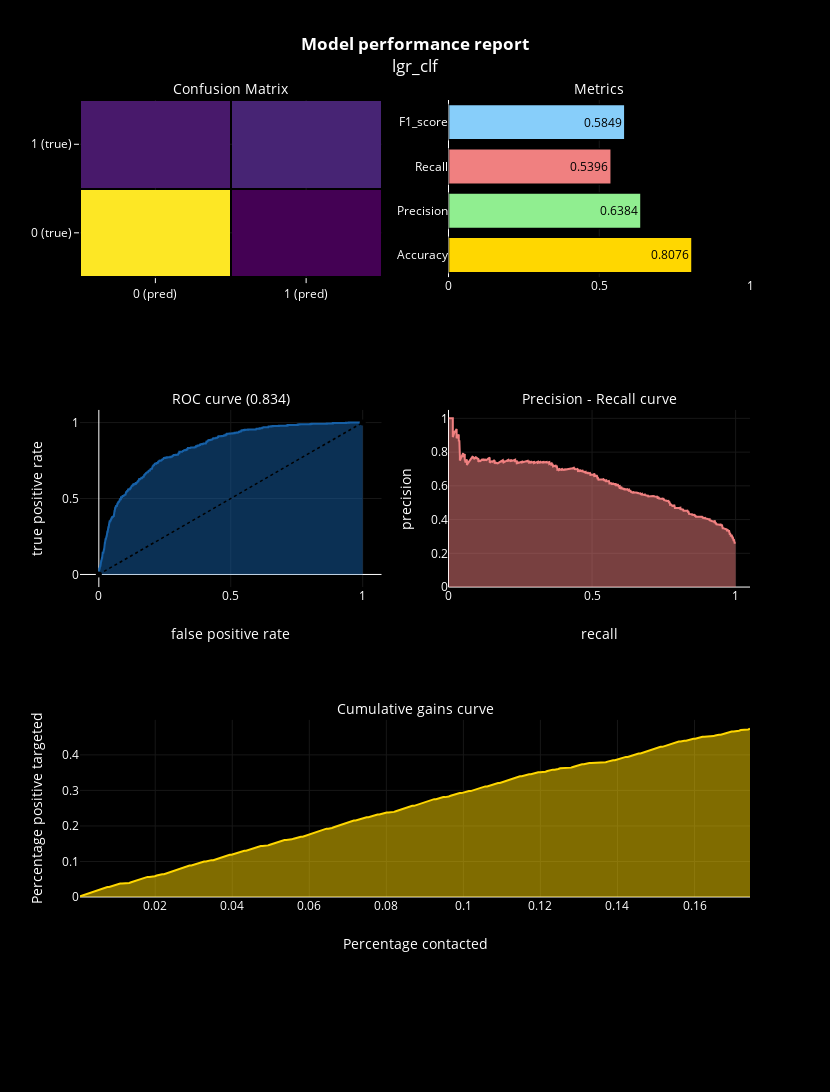

Notebook cell for this chart:
### Code cell
# Running logistic regression model
from sklearn.linear_model import LogisticRegression

lgr_clf = LogisticRegression()
lgr_clf.fit(X_train, y_train)
y_pred = lgr_clf.predict(X_test)
y_score = lgr_clf.predict_proba(X_test)[:,1]

model_performance('lgr_clf')

### Figure 1 — Plotly figure (JSON) as saved in the notebook; plotly's stock layout.template omitted (floating-point values rounded to 4 significant figures; data arrays with more than 128 entries replaced by an {"elided": "..."} marker saying what was removed)
{"data": [{"colorscale": "Viridis", "showscale": false, "type": "heatmap", "uid": "0f1a90ee-aa3e-4791-96fa-b383a33181c1", "x": ["0 (pred)", "1 (pred)"], "xaxis": "x", "xgap": 2, "y": ["0 (true)", "1 (true)"], "yaxis": "y", "ygap": 2, "z": [[1418, 162], [244, 286]]}, {"marker": {"color": ["gold", "lightgreen", "lightcoral", "lightskyblue"], "line": {"color": "#000000", "width": 1.5}}, "opacity": 1, "orientation": "h", "text": [0.8076, 0.6384, 0.5396, 0.5849], "textfont": {"color": "black"}, "textposition": "auto", "type": "bar", "uid": "22c6acb0-be01-4989-8230-64d85c1a170d", "x": [0.8076, 0.6384, 0.5396, 0.5849], "xaxis": "x2", "y": ["Accuracy", "Precision", "Recall", "F1_score"], "yaxis": "y2"}, {"fill": "tozeroy", "line": {"color": "rgb(22, 96, 167)", "width": 2}, "name": "Roc : 0.834", "type": "scatter", "uid": "953aa905-d836-4a58-a19c-23bb0c610513", "x": {"elided": "553 float values"}, "xaxis": "x3", "y": {"elided": "553 float values"}, "yaxis": "y3"}, {"line": {"color": "black", "dash": "dot", "width": 1.5}, "type": "scatter", "uid": "99d124b5-9be9-4cf7-a61b-e87531ee9c15", "x": [0, 1], "xaxis": "x3", "y": [0, 1], "yaxis": "y3"}, {"fill": "tozeroy", "line": {"color": "lightcoral", "width": 2}, "name": "Precision[0.26147015 0.26110563 0.26123457 ... 1.         1.         1.        ]", "type": "scatter", "uid": "edd4b0e8-90e5-4966-abc8-124e9f06e430", "x": {"elided": "2024 float values"}, "xaxis": "x4", "y": {"elided": "2024 float values"}, "yaxis": "y4"}, {"fill": "tozeroy", "line": {"color": "gold", "width": 2}, "type": "scatter", "uid": "a0e5a281-cb75-4b18-bc69-f84f8734a8c1", "x": {"elided": "368 float values"}, "xaxis": "x5", "y": {"elided": "2110 float values"}, "yaxis": "y5"}], "layout": {"annotations": [{"font": {"color": "white", "size": 14}, "showarrow": false, "text": "Confusion Matrix", "x": 0.225, "xanchor": "center", "xref": "paper", "y": 1, "yanchor": "bottom", "yref": "paper"}, {"font": {"color": "white", "size": 14}, "showarrow": false, "text": "Metrics", "x": 0.775, "xanchor": "center", "xref": "paper", "y": 1, "yanchor": "bottom", "yref": "paper"}, {"font": {"color": "white", "size": 14}, "showarrow": false, "text": "ROC curve (0.834)", "x": 0.225, "xanchor": "center", "xref": "paper", "y": 0.6111, "yanchor": "bottom", "yref": "paper"}, {"font": {"color": "white", "size": 14}, "showarrow": false, "text": "Precision - Recall curve", "x": 0.775, "xanchor": "center", "xref": "paper", "y": 0.6111, "yanchor": "bottom", "yref": "paper"}, {"font": {"color": "white", "size": 14}, "showarrow": false, "text": "Cumulative gains curve", "x": 0.5, "xanchor": "center", "xref": "paper", "y": 0.2222, "yanchor": "bottom", "yref": "paper"}], "autosize": false, "font": {"color": "white"}, "height": 1500, "margin": {"b": 195}, "paper_bgcolor": "black", "plot_bgcolor": "black", "showlegend": false, "title": {"text": "<b>Model performance report</b><br>lgr_clf"}, "width": 830, "xaxis": {"anchor": "y", "color": "white", "domain": [0, 0.45]}, "xaxis2": {"anchor": "y2", "color": "white", "domain": [0.55, 1], "range": [0, 1]}, "xaxis3": {"anchor": "y3", "color": "white", "domain": [0, 0.45], "title": {"text": "false positive rate"}}, "xaxis4": {"anchor": "y4", "color": "white", "domain": [0.55, 1], "range": [0, 1.05], "title": {"text": "recall"}}, "xaxis5": {"anchor": "y5", "color": "white", "domain": [0, 1], "title": {"text": "Percentage contacted"}}, "yaxis": {"anchor": "x", "color": "white", "domain": [0.7778, 1]}, "yaxis2": {"anchor": "x2", "color": "white", "domain": [0.7778, 1]}, "yaxis3": {"anchor": "x3", "color": "white", "domain": [0.3889, 0.6111], "title": {"text": "true positive rate"}}, "yaxis4": {"anchor": "x4", "color": "white", "domain": [0.3889, 0.6111], "range": [0, 1.05], "title": {"text": "precision"}}, "yaxis5": {"anchor": "x5", "color": "white", "domain": [0, 0.2222], "title": {"text": "Percentage positive targeted"}}}}
